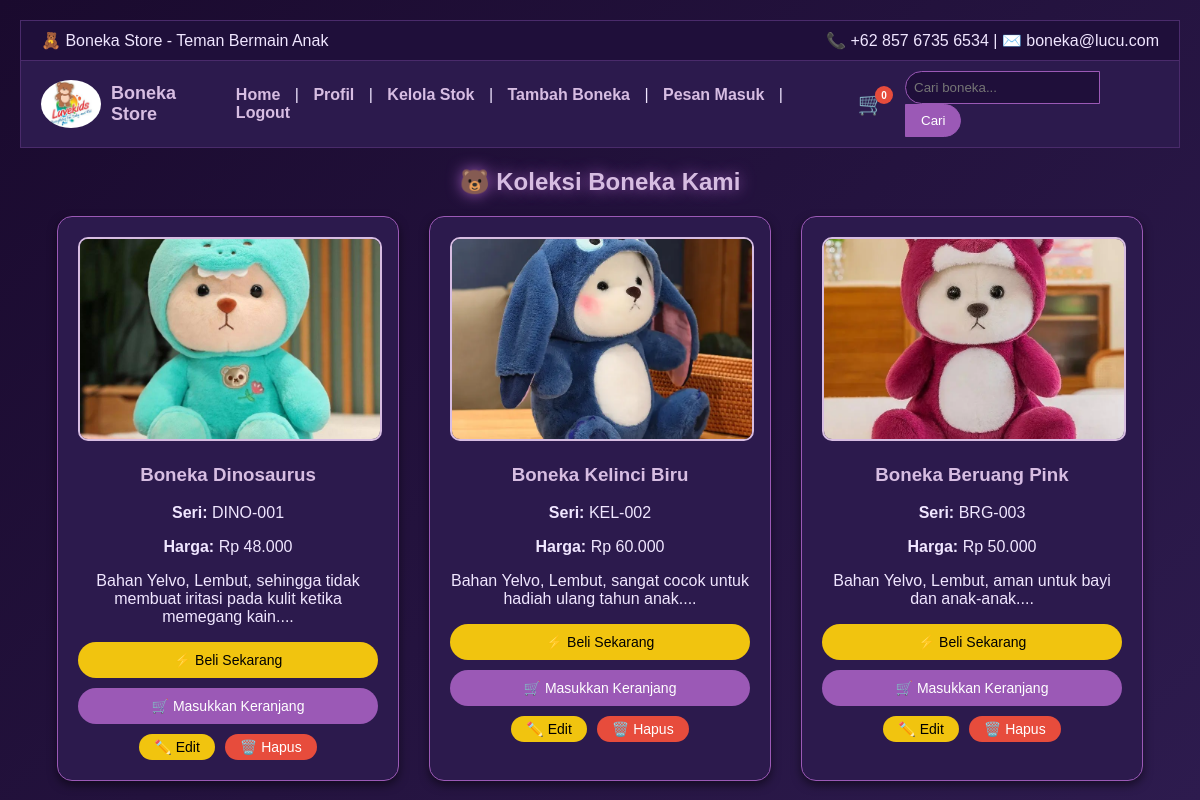
Page /stok_barang.php (signed in) on the committed database.
### tables this page shows
CREATE TABLE IF NOT EXISTS tmbbrg (
    id_barang INT AUTO_INCREMENT PRIMARY KEY,
    seri VARCHAR(50) NOT NULL,
    nama_barang VARCHAR(100) NOT NULL,
    jenis VARCHAR(50),
    harga DECIMAL(15,2) NOT NULL,
    deskripsi TEXT,
    foto VARCHAR(255)
);

### stok_barang.php (the view, shortened to what this page needs)
<?php
include "koneksi.php";
$cart_count = isset($_SESSION['cart']) ? count($_SESSION['cart']) : 0;
$result = mysqli_query($koneksi, "SELECT * FROM tmbbrg");
?>
<!DOCTYPE html>
<html>
<head>
</head>
<body>
<table>
    <tr class="baris1">
        <td>
            <div class="cell-flex">
                <span>🧸 Boneka Store - Teman Bermain Anak</span>
                <span>📞 +62 857 6735 6534 | ✉️ boneka@lucu.com</span>
            </div>
        </td>
    </tr>
    <tr class="baris2">
        <td>
            <div class="cell-flex">
                <div style="display:flex; align-items:center; gap:10px;">
                    <img src="uploads/logo2.jpg" alt="Logo" width="60" style="border-radius:50%;">
                    <span class="logo-text">Boneka Store</span>
                </div>
                <div class="menu">
                    <a href="index.php">Home</a> |
                    <a href="profil.php">Profil</a> |
                    <?php if (isset($_SESSION['role']) && $_SESSION['role'] == 'admin'): ?>
                        <a href="stok_barang.php">Kelola Stok</a> |
                        <a href="tambah.php">Tambah Boneka</a> |
                        <a href="pesan_masuk.php">Pesan Masuk</a> |
                    <?php else: ?>
                        <a href="stok_barang.php">Lihat Produk</a> |
                        <a href="kontak.php">Kontak</a> |
                    <?php endif; ?>
                    <a href="logout.php">Logout</a>
                </div>
                <div class="search">
                    <div class="cart-icon-container">
                        <a href="keranjang.php">🛒</a>
                        <span class="cart-badge"><?= $cart_count; ?></span>
                    </div>
                    <form action="cari.php" method="get">
                        <input type="text" name="q" placeholder="Cari boneka...">
                        <input type="submit" value="Cari">
                    </form>
                </div>
            </div>
        </td>
    </tr>
</table>
<h2>🐻 Koleksi Boneka Kami</h2>
<div class="card-container">
    <?php
    if (mysqli_num_rows($result) > 0) {
        while ($row = mysqli_fetch_assoc($result)) {
            $fotoPath = "uploads/" . $row['foto'];
    ?>
            <div class="card">
                <img src="<?= htmlspecialchars($fotoPath); ?>" alt="<?= htmlspecialchars($row['nama_barang']); ?>">
                <h3><?= htmlspecialchars($row['nama_barang']); ?></h3>
                <p><strong>Seri:</strong> <?= htmlspecialchars($row['seri']); ?></p>
                <p><strong>Harga:</strong> Rp <?= number_format($row['harga'], 0, ',', '.'); ?></p>
                <p><?= htmlspecialchars(substr($row['deskripsi'], 0, 100)); ?>...</p>
                <div class="btn-group">
                    <a href="beli.php?id=<?= urlencode($row['id_barang']); ?>">
                        <button class="btn-beli">⚡ Beli Sekarang</button>
                    </a>
                    <a href="tambah_keranjang.php?id=<?= urlencode($row['id_barang']); ?>">
                        <button class="btn-cart">🛒 Masukkan Keranjang</button>
                    </a>
                </div>
                <?php if (isset($_SESSION['role']) && $_SESSION['role'] == 'admin'): ?>
                    <div class="admin-tools">
                        <a href="edit_barang.php?id=<?= urlencode($row['id_barang']); ?>">
                            <button class="btn-edit">✏️ Edit</button>
                        </a>
                        <a href="hapus_barang.php?id=<?= urlencode($row['id_barang']); ?>" onclick="return confirm('Yakin ingin menghapus boneka ini?')">
                            <button class="btn-hapus">🗑️ Hapus</button>
                        </a>
                    </div>
                <?php endif; ?>
            </div>
    <?php
        }
    } else {
        echo '<div class="no-data">⚠️ Belum ada boneka. Silakan tambah boneka terlebih dahulu.</div>';
    }
    ?>
</div>
</body>
</html>

### stok_barang.php (style rules this page uses)
body { background: linear-gradient(135deg, #1a0a2e, #2d1b4e); color: #f0e6ff; font-family: Arial; margin: 0; padding: 20px; }
table { width: 100%; border-collapse: collapse; margin-bottom: 20px; }
td { border: 1px solid #4a2b6b; vertical-align: top; }
.baris1 td { height: 8%; background: #1f0f3a; padding: 10px; }
.baris2 td { height: 12%; background: #2c1a4d; padding: 10px; }
.cell-flex { display: flex; justify-content: space-between; align-items: center; padding: 0 10px; }
.menu a { color: #d7bde2; text-decoration: none; margin: 0 10px; font-weight: bold; transition: 0.3s; }
.logo-text { font-weight: bold; font-size: 18px; color: #d7bde2; }
.search { display: flex; align-items: center; gap: 10px; }
.search input { padding: 8px; border-radius: 20px 0 0 20px; border: 1px solid #9b59b6; background: #1f0f3a; color: white; outline: none; }
.search input[type="submit"] { border-radius: 0 20px 20px 0; background: #9b59b6; border: 1px solid #9b59b6; color: white; cursor: pointer; padding: 8px 15px; }
.cart-icon-container { position: relative; display: inline-flex; align-items: center; margin-right: 10px; }
.cart-icon-container a { color: #d7bde2; text-decoration: none; font-size: 22px; transition: 0.3s; }
.cart-badge { position: absolute; top: -5px; right: -8px; background: #e74c3c; color: white; font-size: 10px; font-weight: bold; border-radius: 50%; width: 18px; height: 18px; display: flex; justify-content: center; align-items: center; }
h2 { text-align: center; color: #d7bde2; text-shadow: 0 0 15px #9b59b6; margin-top: 20px; }
.card-container { display: flex; flex-wrap: wrap; gap: 30px; justify-content: center; }
.card { background: #2c1a4d; border: 1px solid #9b59b6; border-radius: 15px; width: 300px; padding: 20px; text-align: center; transition: transform 0.3s, box-shadow 0.3s; box-shadow: 0 4px 10px rgba(0,0,0,0.5); }
.card img { width: 100%; height: 200px; object-fit: cover; border-radius: 10px; border: 2px solid #d7bde2; }
.card h3 { color: #d7bde2; }
button { padding: 10px 20px; border: none; border-radius: 25px; cursor: pointer; font-size: 14px; transition: 0.3s; width: 100%; }
.btn-beli { background: #f1c40f; color: black; }
.btn-cart { background: #9b59b6; color: white; }
.btn-group { display: flex; flex-direction: column; gap: 10px; margin-top: 15px; }
.btn-edit { background: #f1c40f; color: black !important; width: auto; padding: 5px 15px; }
.btn-hapus { background: #e74c3c; color: white !important; width: auto; padding: 5px 15px; }
.admin-tools { display: flex; justify-content: center; gap: 10px; margin-top: 10px; }

### rows in the picture
tmbbrg: foto (picture), nama_barang "Boneka Dinosaurus", seri "DINO-001", harga "48.000", deskripsi "Bahan Yelvo, Lembut, sehingga tidak membuat iritasi pada kulit ketika memegang kain."
tmbbrg: foto (picture), nama_barang "Boneka Kelinci Biru", seri "KEL-002", harga "60.000", deskripsi "Bahan Yelvo, Lembut, sangat cocok untuk hadiah ulang tahun anak."
tmbbrg: foto (picture), nama_barang "Boneka Beruang Pink", seri "BRG-003", harga "50.000", deskripsi "Bahan Yelvo, Lembut, aman untuk bayi dan anak-anak."

### other values in the picture
$cart_count "0"
